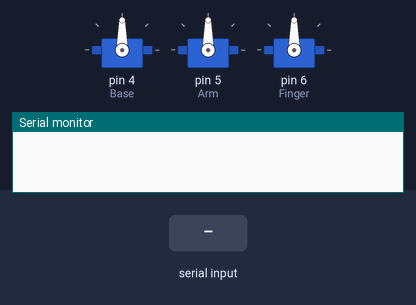
The sketch below on a simulated Arduino Uno, built with avr-gcc and run on an emulated ATmega328P. On the bench: 3 × servo, the last lines printed to the serial monitor. The test bench sets the inputs (shaded band).

Above: at 1.2 s.
1.3 s: "30,150,10." received over Serial
At 4.1 s:
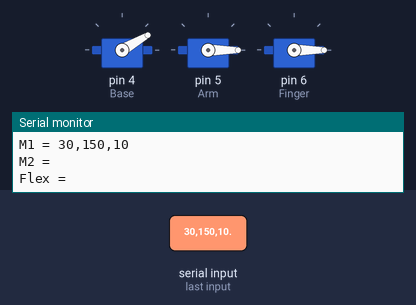
4.3 s: "90,45." received over Serial
At 7.1 s:
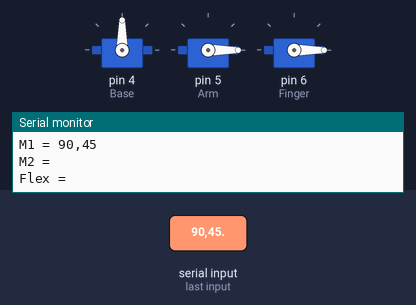
7.3 s: "5." received over Serial
At 9.6 s:
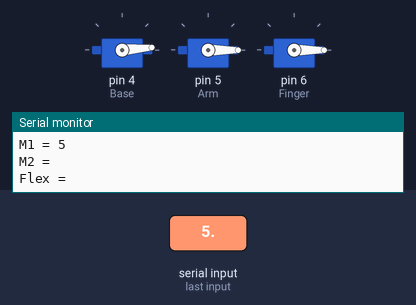
10.3 s: "200." received over Serial
At 13.1 s:
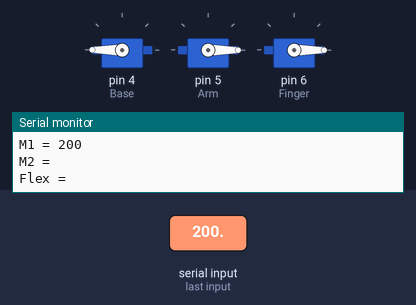
13.3 s: "90,45,200." received over Serial
At 15.6 s:
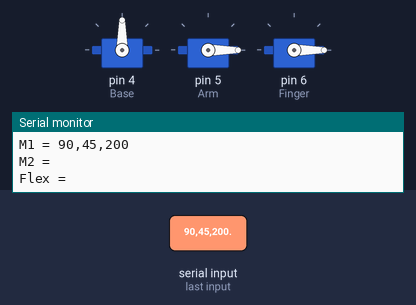
16.3 s: "30,150." received over Serial
At 19.0 s:
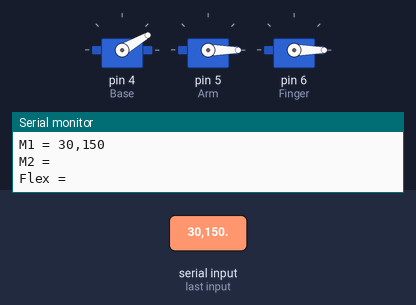
Timing chart, 0 to 20.3 s (numbered marks = the images above; inputs shaded):
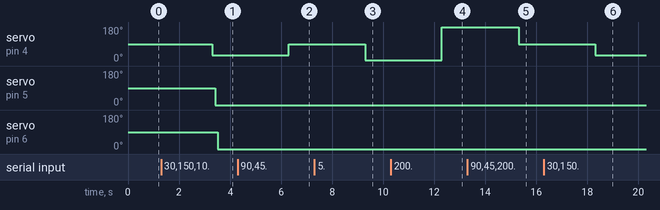

The sketch:

Receiver1.ino
```cpp
#include <Servo.h>    // Servo motor library

#define Base 4        // Motor 1 (x_axis)
#define Arm 5         // Motor 2 (y_axis)
#define Finger 6      // Motor 3 (Flex)

void Motor1();
void Motor2();
void Motor3();

String M1;
String M2;
String Flex;

Servo myServo;        // Library Variable for Motor 1
Servo myServo1;       // Library Variable for Motor 2
Servo myServo2;       // Library Variable for Motor 3

void setup()
{
  Serial.begin(9600);           // Serial Monitor Baud Rate setting
  myServo.attach(Base);         // Connect Motor 1 to pin no. 4
  myServo1.attach(Arm);         // Connect Motor 2 to pin no. 5
  myServo2.attach(Finger);      // Connect Motor 3 to pin no. 6
}

void loop()
{
  if( Serial.available( )>0)
  {

     M1 = Serial.readStringUntil('.');      // Read the received value

     M2 = Serial.readStringUntil(';');     // Read the received value

     Flex = Serial.readStringUntil(',');   // Read the received value

     Motor1();
     delay(100);
     Motor2();
     delay(100);
     Motor3();
     delay(100);
  }
}

void Motor1()
{
  Serial.print("M1 = ");
  Serial.println(M1);
  myServo.write(M1.toInt());
}

void Motor2()
{
  Serial.print("M2 = ");
  Serial.println(M2);
  myServo1.write(M2.toInt());
}

void Motor3()
{
  Serial.print("Flex = ");
  Serial.println(Flex);
  myServo2.write(Flex.toInt());
}
```

Measured:
- after the input at 1.3 s, servo on pin 4 (Base): 90° → 30° after 2.0 s; servo on pin 5 (Arm): 90° → 0° after 2.1 s; servo on pin 6 (Finger): 90° → 0° after 2.2 s
- after the input at 4.3 s, servo on pin 4 (Base): 30° → 90° after 2.0 s
- after the input at 7.3 s, servo on pin 4 (Base): 90° → 5° after 2.0 s
- after the input at 10.3 s, servo on pin 4 (Base): 5° → 180° after 2.0 s
- after the input at 13.3 s, servo on pin 4 (Base): 180° → 90° after 2.0 s
- after the input at 16.3 s, servo on pin 4 (Base): 90° → 30° after 2.0 s
